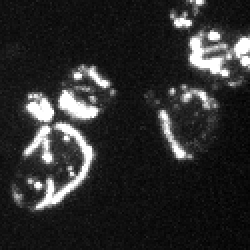
#> input picture Study/Data/microscopy.tif, 125 x 125 px (shown 2 times larger)
$ jupyter execute ML_ComputerVision.ipynb   (shell and % lines are left out)   (older library calls are emulated)
#> lines starting #> are read from the running program, lines starting #| are printed output that depends on the picture; after the words box and inside, x2 and y2 are one past the last pixel; in counts of white or black regions, pixels touching at a corner belong together
## From Nick Weir
https://github.com/nrweir/NW_insight_cv_tutorial/blob/master/computer_vision_tutorial.ipynb

[cell 1]
import numpy as np
from cv2 import cv2
from scipy import ndimage as ndi
from scipy import signal
from skimage import io
from skimage import feature
import skimage
import matplotlib.pyplot as plt
import matplotlib

[cell 2]
tutorial_dir  = 'Data/'
microscopy_file = 'microscopy.tif'
doggo_file = 'doggo.jpg'
microscopy = io.imread(tutorial_dir + microscopy_file)
#> microscopy is the input picture: shape (125, 125); min 0, max 255, mean 44
doggo = io.imread(tutorial_dir + doggo_file)
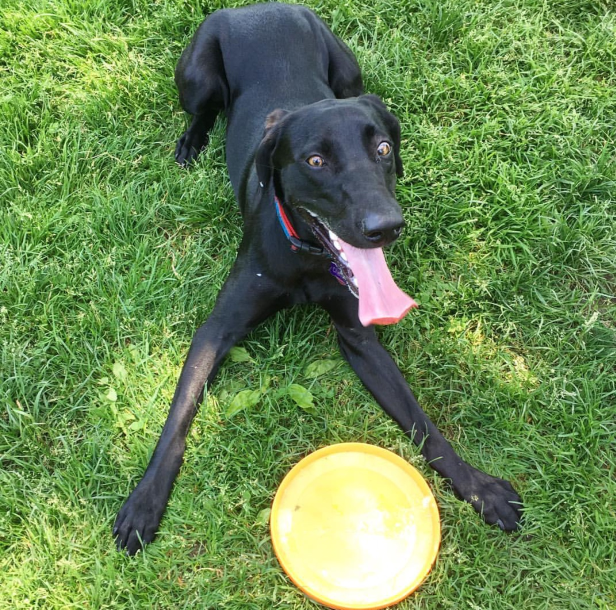
#> input picture Study/Data/doggo.jpg, 1232 x 1220 px (shown at 1/2 size)
#> doggo is the input picture: shape (1220, 1232, 3); mean R, G, B 106.9, 137.5, 82.6

[cell 3]
plt.imshow(microscopy, cmap='gray')

[cell 4]
microscopy = ndi.gaussian_filter(microscopy, sigma=(0.5,0.5))
plt.imshow(microscopy, cmap='gray')

[cell 5]
gray_doggo = cv2.cvtColor(doggo, cv2.COLOR_BGR2GRAY)
plt.imshow(gray_doggo, cmap='gray')

## Segmentation
## Part 1: Thresholding

[cell 6]
plt.figure(figsize=(8,4))
plt.subplot(1,2,1)
# need to flatten arrays for generating 1D histograms
plt.hist(microscopy.flatten(), bins=np.arange(0,255,5))
plt.title('Microscopy histogram')
plt.xlabel('Pixel intensity')
plt.ylabel('Pixel count')
plt.subplot(1,2,2)
plt.ylabel('Pixel count')
plt.hist(gray_doggo.flatten(), bins=np.arange(0,255,5))
plt.xlabel('Pixel intensity')
plt.title('Charlotte histogram')
plt.tight_layout()
#> figure, not shown here; panel 1: tallest bar 4236 high, from x = 15 to 20; panel 2: tallest bar 59851 high, from x = 75 to 80

[cell 7]
microscopy_threshold = 150
charlotte_threshold = 200
plt.subplot(2,2,1)
plt.imshow(microscopy, cmap='gray')
plt.title('Raw microscopy')
plt.subplot(2,2,2)
plt.imshow(microscopy > microscopy_threshold, cmap='gray')
plt.title('Thresholded microscopy')
plt.subplot(2,2,3)
plt.imshow(gray_doggo, cmap='gray')
plt.title('Raw Charlotte')
plt.subplot(2,2,4)
plt.imshow(gray_doggo > charlotte_threshold, cmap='gray')
plt.title('Thresholded Charlotte')
plt.tight_layout()

[cell 8]
smooth_doggo = ndi.gaussian_filter(gray_doggo, sigma=(4,4))
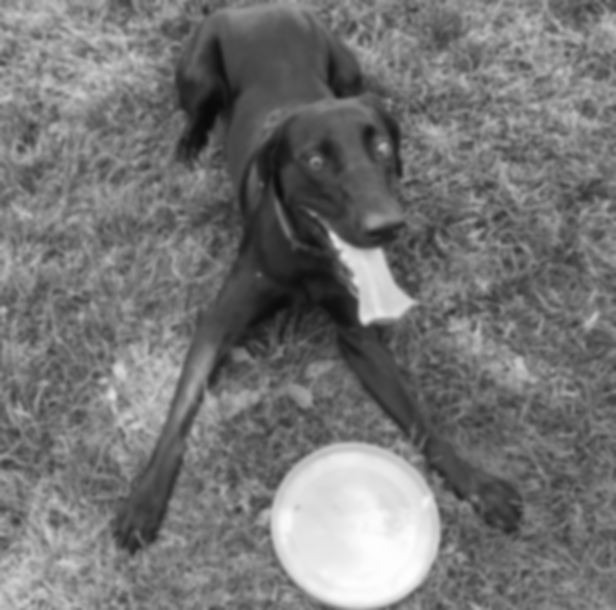
#> smooth_doggo: shape (1220, 1232) (shown at 1/2 size); min 9, max 254, mean 116.6
plt.figure(figsize=(5,15))
plt.subplot(3,1,1)
plt.imshow(gray_doggo, cmap='gray')
plt.title('Raw Charlotte')
plt.subplot(3,1,2)
plt.imshow(smooth_doggo, cmap='gray')
plt.title('Smoothed Charlotte')
plt.subplot(3,1,3)
plt.imshow(smooth_doggo > charlotte_threshold, cmap='gray')
plt.title('Thresholded smoothed Charlotte')
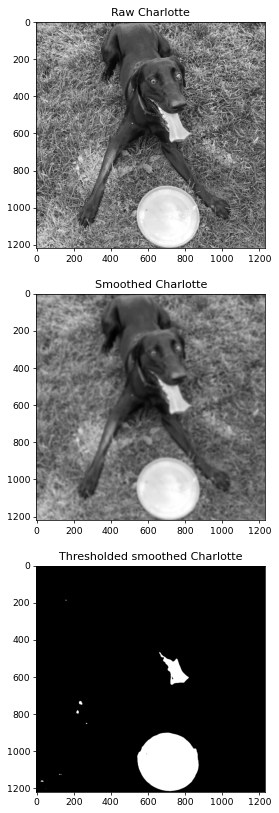
#> figure drawn by matplotlib, 3 panels

## Part 2: Edge detection

[cell 9]
microscopy_2 = io.imread(tutorial_dir + 'microscopy_2.tif')
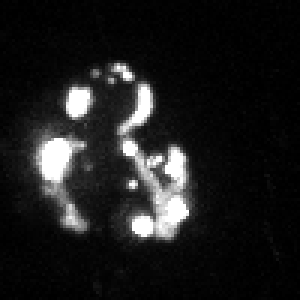
#> input picture Study/Data/microscopy_2.tif, 100 x 100 px (shown 3 times larger)
#> microscopy_2 is the input picture: shape (100, 100); min 0, max 255, mean 28.2
microscopy_2 = ndi.gaussian_filter(microscopy_2, sigma=(0.5,0.5))
plt.imshow(microscopy_2, cmap='gray')

[cell 10]
figure = plt.figure(figsize=(5,15))
plt.subplot(3,1,1)
plt.imshow(microscopy_2 > 100, cmap='gray')
plt.title('Low cutoff, includes tubes')
plt.subplot(3,1,2)
plt.imshow(microscopy_2, cmap='gray')
plt.title('Raw image')
plt.subplot(3,1,3)
plt.imshow(microscopy_2 > 250, cmap='gray')
plt.title('High cutoff, misses dim dots')
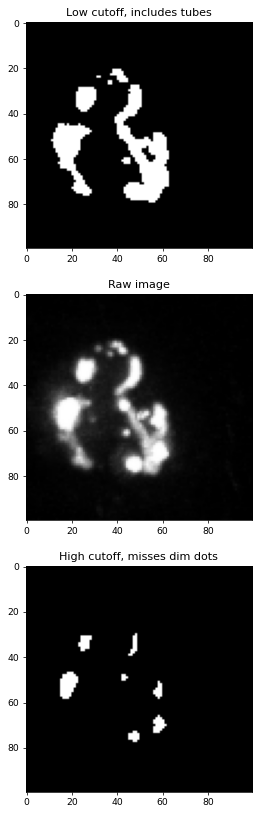
#> figure drawn by matplotlib, 3 panels

[cell 11]
canny_microscopy = cv2.Canny(microscopy, 100,200)
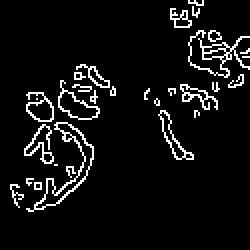
#> canny_microscopy: shape (125, 125) (shown 2 times larger); 6.7% white in thin lines or dots, all inside (x1, y1, x2, y2) = (5, 0, 125, 106)
plt.imshow(canny_microscopy, cmap='gray')

[cell 12]
filled_microscopy = ndi.binary_fill_holes(canny_microscopy)
#> filled_microscopy: shape (125, 125) bool; 10.7% white; 30 white regions (18 under 20 px), largest, box (x1, y1, x2, y2) and area: (13, 61, 47, 106) 376, (94, 15, 125, 39) 209, (29, 40, 50, 60) 194
plt.imshow(filled_microscopy, cmap='gray')

[cell 13]
# create structuring element for binary closing
s = ndi.morphology.generate_binary_structure(2,1)
strel = np.zeros((5,5))
strel[2,2] = 1
strel = ndi.binary_dilation(strel, s, iterations=2)
# perform closing
canny_microscopy = ndi.binary_closing(canny_microscopy, structure=strel)
#> canny_microscopy: shape (125, 125) bool; 12.3% white; 6 white regions (1 under 20 px), largest, box (x1, y1, x2, y2) and area: (12, 32, 58, 106) 1022, (84, 15, 123, 59) 568, (77, 49, 97, 80) 155, (85, 2, 102, 14) 130, (5, 92, 12, 104) 45
# fill holes
filled_microscopy = ndi.binary_fill_holes(canny_microscopy)
plt.imshow(filled_microscopy, cmap='gray')

[cell 14]
doggo_edges = cv2.Canny(gray_doggo, 150,600)
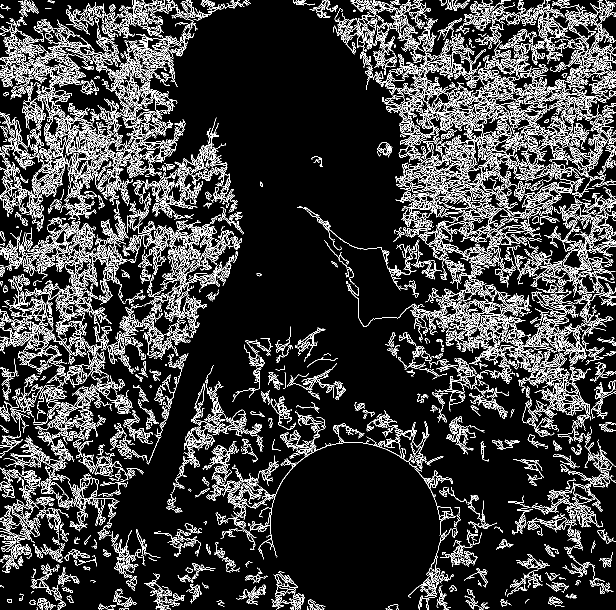
#> doggo_edges: shape (1220, 1232) (shown at 1/2 size); 14.2% white in thin lines or dots
plt.imshow(doggo_edges, cmap='gray')

##  Watershed segmentation

[cell 15]
# object ID from microscopy data
raw_im = io.imread(tutorial_dir + 'microscopy_3.tif')
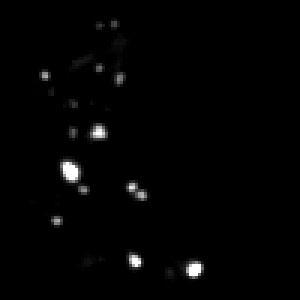
#> input picture Study/Data/microscopy_3.tif, 100 x 100 px (shown 3 times larger)
#> raw_im is the input picture: shape (100, 100); min 0, max 255, mean 3.2
thresholded_im = raw_im > 50
#> thresholded_im: shape (100, 100) bool; 1.9% white; 14 white regions (10 under 20 px), largest, box (x1, y1, x2, y2) and area: (20, 53, 27, 61) 45, (62, 87, 68, 93) 30, (30, 41, 36, 47) 25, (42, 61, 49, 67) 23
figure = plt.figure(figsize=(6,6))
plt.subplot(1,2,1)
plt.imshow(raw_im, cmap='gray')
plt.title('raw image')
plt.subplot(1,2,2)
plt.imshow(thresholded_im, cmap='gray')
plt.title('Thresholded image')

[cell 16]
# Euclidean distance transform
dist_xform = ndi.morphology.distance_transform_edt(thresholded_im)
plt.imshow(dist_xform, cmap='jet')
plt.title('Distance-transformed peroxisomes')

[cell 17]
smooth_dist = ndi.gaussian_filter(dist_xform, sigma=(0.5,0.5))

# the following modified from here: https://stackoverflow.com/questions/3684484/peak-detection-in-a-2d-array
neighborhood = ndi.generate_binary_structure(2,2)

#apply the local maximum filter; all pixel of maximal value
#in their neighborhood are set to 1
local_max = ndi.maximum_filter(smooth_dist, footprint=neighborhood)==smooth_dist
#> local_max: shape (100, 100) bool; 87.7% white; 9 black regions, largest, box (x1, y1, x2, y2) and area: (20, 31, 39, 50) 247, (17, 50, 33, 68) 222, (59, 84, 71, 96) 137
#local_max is a mask that contains the peaks we are
#looking for, but also the background.
#In order to isolate the peaks we must remove the background from the mask.

#we create the mask of the background
background = (thresholded_im==0)

#a little technicality: we must erode the background in order to
#successfully subtract it form local_max, otherwise a line will
#appear along the background border (artifact of the local maximum filter)
eroded_background = ndi.binary_erosion(background, structure=neighborhood, iterations=3, border_value=1)
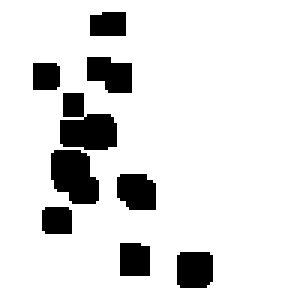
#> eroded_background: shape (100, 100) bool (shown 3 times larger); 87.4% white; 9 black regions, largest, box (x1, y1, x2, y2) and area: (20, 31, 39, 50) 251, (17, 50, 33, 68) 224, (29, 19, 44, 31) 141

#we obtain the final mask, containing only peaks,
#by removing the background from the local_max mask (xor operation)
maxima = local_max ^ eroded_background
#> maxima: shape (100, 100) bool; 0.22% white in thin lines or dots, all inside (x1, y1, x2, y2) = (15, 7, 65, 90)

plt.imshow(maxima)

[cell 18]
from skimage.measure import label
from skimage.morphology import watershed
labels = label(maxima, connectivity=1) # individually label each seed point with a different numeric ID
#> labels: shape (100, 100) int32; 16 distinct labels, from 0 to 15
labels[labels == 1] = 0  # remove background labels
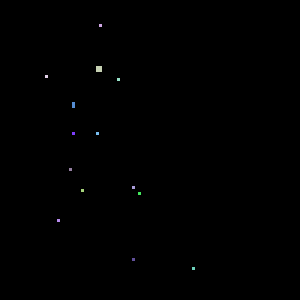
#> labels: shape (100, 100) int32 (shown 3 times larger); 15 distinct labels, from 0 to 15; one colour per label, 0 black
labeled_pexs = watershed(-smooth_dist, labels, mask=thresholded_im)
#> labeled_pexs: shape (100, 100) int32; 15 distinct labels, from 0 to 15
plt.imshow(labeled_pexs, cmap='jet')

Feature detection algorithms
SIFT, SURF, ORB, and other feature detection algorithms are implemented in OpenCV, a fantastic computer vision library for python. Some of these algorithms are proprietary and shouldn't be used for commercial purposes without a license.

For the theory behind these algorithms, see here:

SIFT
SURF
ORB

[cell 19]
sift = cv2.xfeatures2d.SIFT_create(nfeatures=50)
kp = sift.detect(smooth_doggo,None)  # we need to use the smoothed version because the sharpness makes too many edges.
#> kp = 50 keypoints; strongest (x, y, size): (751, 577, 78.4), (731, 633, 21.5), (671, 481, 18.8), (698, 511, 32.1)
img = cv2.drawKeypoints(gray_doggo,kp,gray_doggo, flags=cv2.DRAW_MATCHES_FLAGS_DRAW_RICH_KEYPOINTS)
plt.imshow(img)
